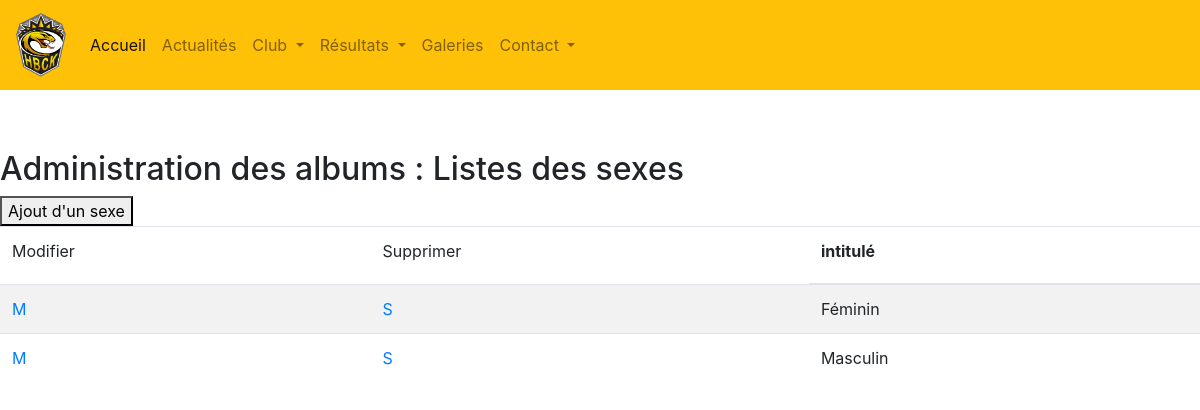
Before: /src/body/sexe-liste.php with the older database file.
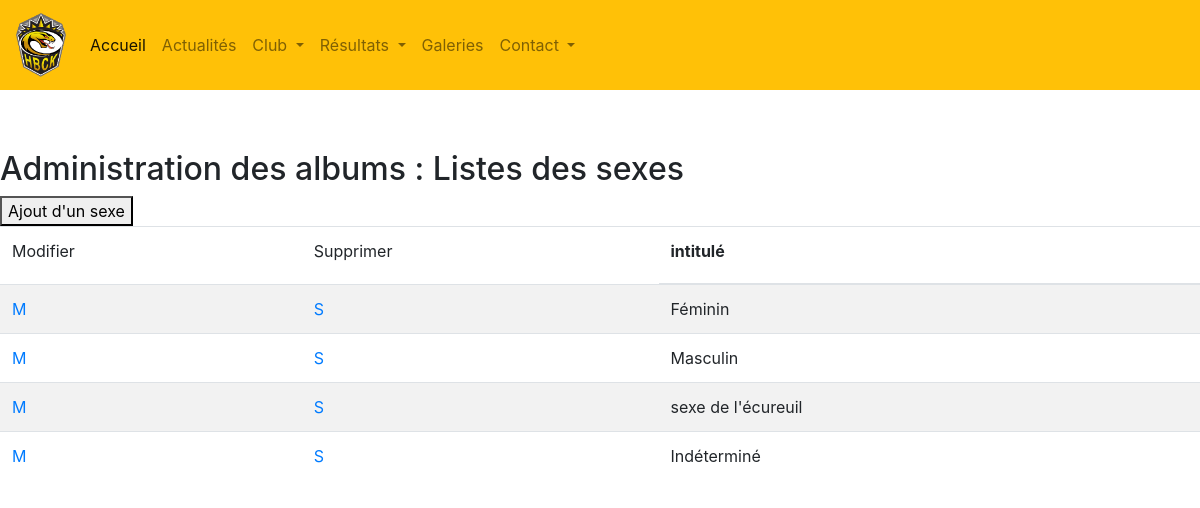
After: the same page with the newer database file.
### tables this page shows
CREATE TABLE `sexe` (
  `sex_id` int(11) NOT NULL,
  `sex_intitule` varchar(20) NOT NULL,
  `sex_created_at` datetime NOT NULL,
  `sex_updated_at` datetime DEFAULT NULL,
  `sex_deleted_at` datetime DEFAULT NULL
);

### src/class/SexeBase.php (called while the page is built, shortened)
<?php
class SexeBase
{
    public function getSexeActifs($db){
        $sql_pa = "SELECT * FROM sexe where sex_deleted_at is null";
        $rs_pa = $db->query($sql_pa);
        return $rs_pa;
    }
}

### src/body/sexe-liste.php (the view, shortened to what this page needs)
<?php
require_once '../class/SexeBase.php';
$o_pdo = new Database();
$o_conn = $o_pdo->makeConnect();
$o_alb = new SexeBase();
$sexes = $o_alb->getSexeActifs($o_conn);
$sex = $sexes->fetchall();
include('../includes/head.php');
include('../includes/header.php');
?>
<link rel="stylesheet" href="https://stackpath.bootstrapcdn.com/bootstrap/4.4.1/css/bootstrap.min.css">
<h2>Administration des albums : Listes des sexes</h2>
<a href="sexe-details.php?mode=ajout">
    <button type="submit">Ajout d'un sexe</button>
</a>
<table class="table table-striped">
    <thead>
    <tr>
        <td>Modifier</td>
        <td>Supprimer</td>
        <th><label for="prenom">intitulé</label></th>
    </tr>
    </thead>
    <tbody>
    <?php foreach ($sex as $s){ ?>
        <tr>
            <td><a href="sexe-details.php?mode=modif&id_sex=<?php echo $s['sex_id']?>">M</a></td>
            <td><a href="../traitements/sexe-suppression.php?&id_sex=<?php echo $s['sex_id']?>">S</td>
            <td><?php echo $s["sex_intitule"] ?></td>
        </tr>
    <?php } ?>
    </tbody>
</table>

### src/includes/head.php (shortened to what this page needs)
<!DOCTYPE html>
<html lang="fr">
<head>
    <link rel="stylesheet" href="../css/style.css">
    <link rel="stylesheet" href="https://stackpath.bootstrapcdn.com/bootstrap/4.4.1/css/bootstrap.min.css"
>
    <link rel="stylesheet"
        href="https://cdn.jsdelivr.net/npm/bootstrap-select@1.13.9/dist/css/bootstrap-select.min.css">
</head>
<body>

### src/includes/header.php (shortened to what this page needs)
<header>
        <nav id="navbarVisiteur" class="navbar navbar-expand-lg navbar-light bg-warning fixed-top">
            <a class="navbar-brand" href="../body/home.php">
                <img class="img img-fluid logo-navbar" src="../../resources/img/logo.png" alt="logo du club">
            </a>
            <div class="collapse navbar-collapse" id="navbarNav2">
                <ul class="navbar-nav mr-auto">
                    <li class="nav-item active">
                        <a class="nav-link" href="../body/home.php">Accueil <span class="sr-only">(current)</span></a>
                    </li>
                    <li class="nav-item">
                        <a class="nav-link" href="../body/article.php">Actualités</a>
                    </li>
                    <li class="nav-item dropdown">
                        <a class="nav-link dropdown-toggle" href="#" id="navbarDropdown" role="button"
                            data-toggle="dropdown" aria-haspopup="true" aria-expanded="false">
                            Club
                        </a>
                    </li>
                    <li class="nav-item dropdown">
                        <a class="nav-link dropdown-toggle" href="#" id="navbarDropdown" role="button"
                            data-toggle="dropdown" aria-haspopup="true" aria-expanded="false">
                            Résultats
                        </a>
                    </li>
                    <li class="nav-item">
                        <a class="nav-link" href="../body/galerie.php">Galeries</a>
                    </li>
                    <li class="nav-item dropdown">
                        <a class="nav-link dropdown-toggle" href="#" id="navbarDropdown" role="button"
                            data-toggle="dropdown" aria-haspopup="true" aria-expanded="false">
                            Contact
                        </a>
                    </li>
                </ul>
            </div>
        </nav>
</header>

### src/css/style.css (style rules this page uses)
.logo-navbar { width: 50px; height: 50px; }

Changed rows visible on the page:
added sexe: sex_intitule "sexe de l'écureuil"
added sexe: sex_intitule "Indéterminé"
